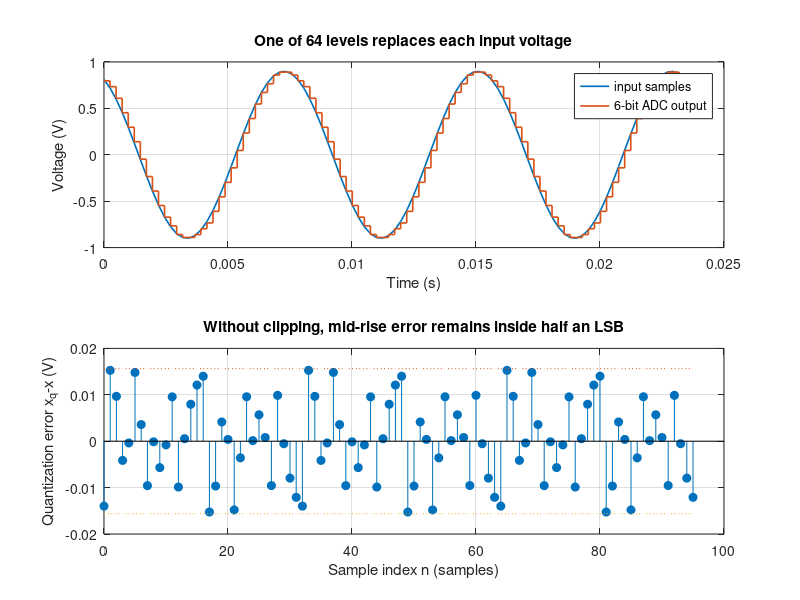
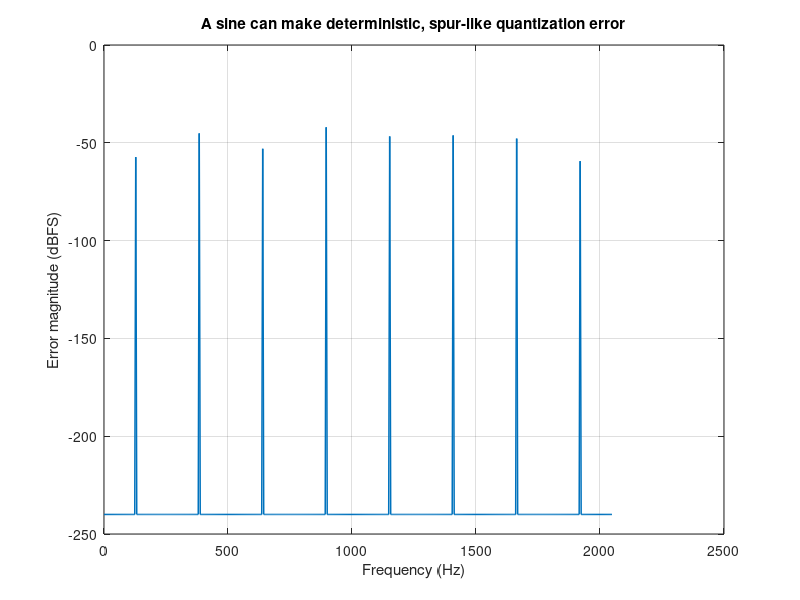
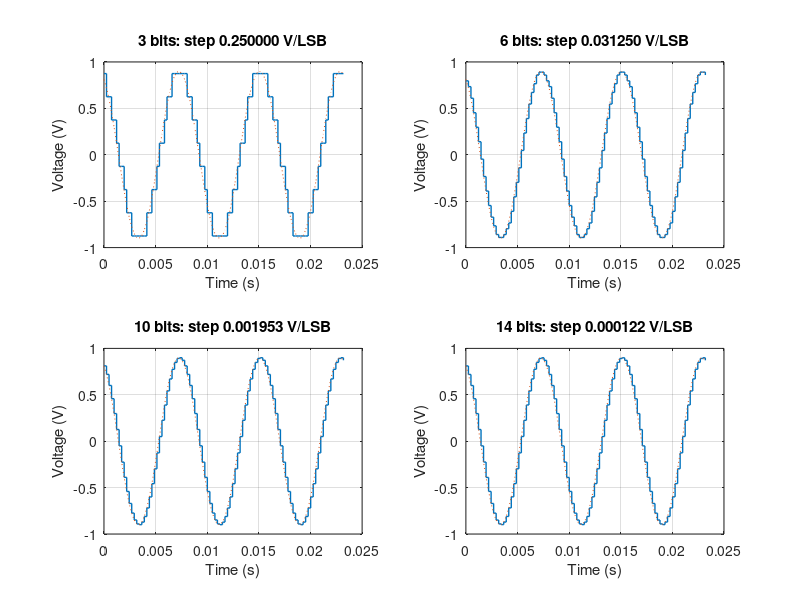
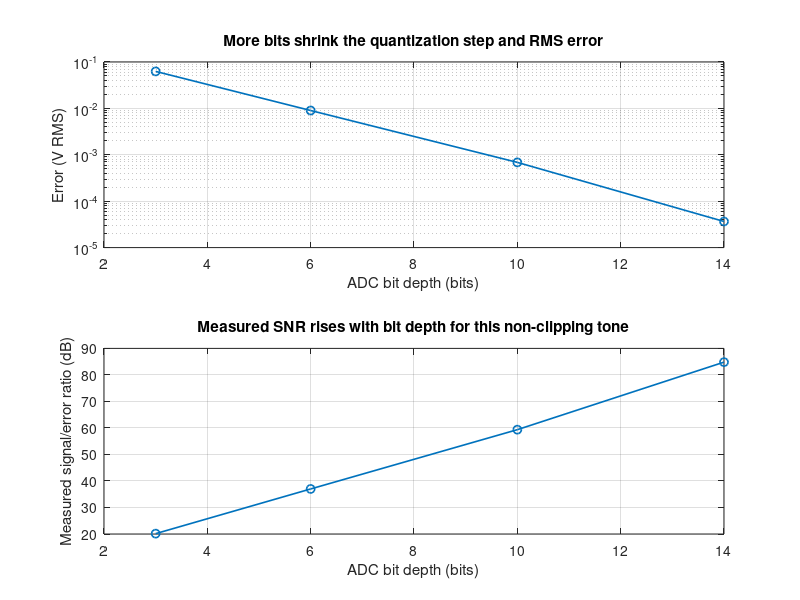

These figures' MATLAB source, in order:
%% P04 - Quantize a Signal and Hear/See the Error
% Guiding question:
% How do ADC bit depth and full-scale range change the measurement?
%
% Dependency contract: P03 and base MATLAB only. No toolbox is required.
clear;
close all;
clc;
random_seed = 404;
rng(random_seed, 'twister');

%% Baseline controls - change one of these at a time
A = 0.9;                         % sinusoid peak amplitude (V)
f0 = 128;                        % sinusoid frequency (Hz)
phi = pi/7;                      % sinusoid phase (rad)
fs = 4096;                       % sample rate (samples/s)
duration = 0.25;                 % record duration (s)
bits_baseline = 6;               % baseline ADC resolution (bits)
full_scale = 1.0;                % bipolar ADC input limit +/- full_scale (V)
max_samples = 16384;             % resource ceiling for any record
max_sweep_cases = 8;             % resource ceiling for an edited sweep
max_bits = 16;                   % resource ceiling for ADC code levels

% Fail before allocation if an edited control is malformed or ambiguous.
assert(isscalar(A) && isnumeric(A) && ~islogical(A) && ...
    isreal(A) && isfinite(A) && A > 0, ...
    'A must be one finite positive real amplitude in volts.');
assert(isscalar(f0) && isnumeric(f0) && ~islogical(f0) && ...
    isreal(f0) && isfinite(f0) && f0 > 0, ...
    'f0 must be one finite positive real frequency in hertz.');
assert(isscalar(phi) && isnumeric(phi) && ~islogical(phi) && ...
    isreal(phi) && isfinite(phi), ...
    'phi must be one finite real phase in radians.');
assert(isscalar(fs) && isnumeric(fs) && ~islogical(fs) && ...
    isreal(fs) && isfinite(fs) && fs > 2*f0, ...
    'fs must be finite, real, and greater than 2*f0.');
assert(isscalar(duration) && isnumeric(duration) && ~islogical(duration) && ...
    isreal(duration) && isfinite(duration) && duration > 0, ...
    'duration must be one finite positive real value in seconds.');
assert(isscalar(full_scale) && isnumeric(full_scale) && ...
    ~islogical(full_scale) && isreal(full_scale) && ...
    isfinite(full_scale) && full_scale > 0, ...
    'full_scale must be one finite positive real voltage.');
assert(A < full_scale, ...
    'The baseline requires A < full_scale so it demonstrates quantization without clipping.');
assert(isscalar(bits_baseline) && isnumeric(bits_baseline) && ...
    ~islogical(bits_baseline) && isreal(bits_baseline) && ...
    isfinite(bits_baseline) && bits_baseline == floor(bits_baseline) && ...
    bits_baseline >= 2 && bits_baseline <= max_bits, ...
    'bits_baseline must be an integer from 2 through max_bits.');

sample_count = round(duration*fs);
assert(sample_count >= 16 && ...
    abs(sample_count-duration*fs) < 10*eps(max(1, duration*fs)), ...
    'duration*fs must be an integer record of at least 16 samples.');
assert(sample_count <= max_samples, ...
    'A record is limited to 16384 samples; reduce fs or duration.');
assert(mod(sample_count, 2) == 0, ...
    'Use an even sample count so the one-sided spectrum includes Nyquist exactly.');
assert(abs(f0*duration-round(f0*duration)) < ...
    10*eps(max(1, f0*duration)), ...
    'Choose duration so the tone completes an integer number of cycles.');

n = 0:sample_count-1;
t = n/fs;
x = A*cos(2*pi*f0*t + phi);

%% Baseline - explicit bipolar mid-rise quantizer
% The ADC accepts inputs from -full_scale through +full_scale and has
% level_count = 2^bits_baseline reconstruction levels. Its step is
% delta = 2*full_scale/level_count. Each input is first limited, assigned a
% code by floor((x + full_scale)/delta), bounded to a valid code, and mapped
% to the center of that code bin. No helper or quantizer toolbox call is used.
level_count = 2^bits_baseline;
delta = 2*full_scale/level_count;
baseline_clipped = x < -full_scale | x > full_scale;
x_limited = min(max(x, -full_scale), full_scale);
code = floor((x_limited + full_scale)/delta);
code = min(max(code, 0), level_count-1);
x_quantized = -full_scale + (code+0.5)*delta;
quantization_error = x_quantized-x;
baseline_clip_count = sum(baseline_clipped);
signal_rms = sqrt(mean(x.^2));
error_rms = sqrt(mean(quantization_error.^2));
measured_snr_db = 20*log10(signal_rms/error_rms);
ideal_full_scale_sine_sqnr_db = 6.02*bits_baseline + 1.76;
baseline_error_bound = delta/2 + 16*eps(full_scale);
assert(baseline_clip_count == 0, ...
    'The baseline must not clip; restore A below full_scale.');
assert(max(abs(quantization_error)) <= baseline_error_bound, ...
    'A non-clipping mid-rise quantizer must stay within half an LSB.');

view_sample_count = min(96, sample_count);
view = 1:view_sample_count;
figure('Name', 'P04 baseline: samples become voltage bins');
subplot(2,1,1);
plot(t(view), x(view), 'LineWidth', 1.2, ...
    'DisplayName', 'input samples');
hold on;
stairs(t(view), x_quantized(view), 'LineWidth', 1.2, ...
    'DisplayName', sprintf('%d-bit ADC output', bits_baseline));
grid on;
xlabel('Time (s)');
ylabel('Voltage (V)');
title(sprintf('One of %d levels replaces each input voltage', level_count));
legend('Location', 'best');

subplot(2,1,2);
stem(n(view), quantization_error(view), 'filled');
hold on;
plot(n(view), (delta/2)*ones(size(view)), ':', ...
    'DisplayName', '+0.5 LSB');
plot(n(view), -(delta/2)*ones(size(view)), ':', ...
    'DisplayName', '-0.5 LSB');
grid on;
xlabel('Sample index n (samples)');
ylabel('Quantization error x_q-x (V)');
title('Without clipping, mid-rise error remains inside half an LSB');

% The DFT operation is E[k] = sum_n e[n]*exp(-j*2*pi*k*n/N).
% Base MATLAB fft evaluates that sum efficiently. The one-sided magnitude is
% normalized by sample_count and referenced to full_scale in dBFS.
error_fft = fft(quantization_error);
one_sided_bins = 0:sample_count/2;
frequency_hz = one_sided_bins*fs/sample_count;
error_magnitude = abs(error_fft(1:sample_count/2+1))/sample_count;
error_magnitude(2:end-1) = 2*error_magnitude(2:end-1);
spectrum_floor = 1e-12;
error_dbfs = 20*log10(max(error_magnitude/full_scale, spectrum_floor));

figure('Name', 'P04 baseline: deterministic error spectrum');
plot(frequency_hz, error_dbfs, 'LineWidth', 1.1);
grid on;
xlabel('Frequency (Hz)');
ylabel('Error magnitude (dBFS)');
title('A sine can make deterministic, spur-like quantization error');

fprintf('P04 baseline metrics\n');
fprintf('  random seed                    = %d\n', random_seed);
fprintf('  tone/sample rate               = %.1f Hz / %.1f samples/s\n', f0, fs);
fprintf('  ADC range                      = %.3f to +%.3f V\n', -full_scale, full_scale);
fprintf('  bit depth and levels           = %d bits, %d levels\n', ...
    bits_baseline, level_count);
fprintf('  quantization step              = %.9f V/LSB\n', delta);
fprintf('  clipped samples                = %d samples\n', baseline_clip_count);
fprintf('  RMS quantization error         = %.9f V RMS\n', error_rms);
fprintf('  measured signal/error ratio    = %.3f dB\n', measured_snr_db);
fprintf('  ideal full-scale sine SQNR     = %.3f dB (reference only)\n', ...
    ideal_full_scale_sine_sqnr_db);

%% Parameter sweep 1 - change only ADC bit depth
bit_depths = [3 6 10 14];
assert(isvector(bit_depths) && isnumeric(bit_depths) && ...
    ~islogical(bit_depths) && isreal(bit_depths) && ...
    all(isfinite(bit_depths)) && all(bit_depths == floor(bit_depths)) && ...
    all(bit_depths >= 2) && all(bit_depths <= max_bits), ...
    'bit_depths must contain integer bit depths from 2 through max_bits.');
assert(isequal(bit_depths, [3 6 10 14]), ...
    'Keep the canonical comparison at 3, 6, 10, and 14 bits.');
assert(numel(bit_depths) <= max_sweep_cases, ...
    'The bit-depth sweep is limited to eight cases.');

bit_steps_v = zeros(size(bit_depths));
bit_error_rms_v = zeros(size(bit_depths));
bit_snr_db = zeros(size(bit_depths));
figure('Name', 'P04 sweep 1: bit depth');
for bit_index = 1:numel(bit_depths)
    bits_case = bit_depths(bit_index);
    levels_case = 2^bits_case;
    delta_case = 2*full_scale/levels_case;
    code_case = floor((x + full_scale)/delta_case);
    code_case = min(max(code_case, 0), levels_case-1);
    xq_case = -full_scale + (code_case+0.5)*delta_case;
    error_case = xq_case-x;
    bit_steps_v(bit_index) = delta_case;
    bit_error_rms_v(bit_index) = sqrt(mean(error_case.^2));
    bit_snr_db(bit_index) = 20*log10(signal_rms/bit_error_rms_v(bit_index));
    assert(max(abs(error_case)) <= delta_case/2 + 16*eps(full_scale), ...
        'Every non-clipping bit-depth case must remain inside half an LSB.');

    subplot(2,2,bit_index);
    stairs(t(view), xq_case(view), 'LineWidth', 1.0);
    hold on;
    plot(t(view), x(view), ':');
    grid on;
    xlabel('Time (s)');
    ylabel('Voltage (V)');
    title(sprintf('%d bits: step %.6f V/LSB', bits_case, delta_case));

    fprintf(['P04 bit sweep: bits = %d, levels = %d, step = %.9f V/LSB, ' ...
        'error RMS = %.9f V, SNR = %.3f dB\n'], ...
        bits_case, levels_case, delta_case, ...
        bit_error_rms_v(bit_index), bit_snr_db(bit_index));
end
assert(all(diff(bit_steps_v) < 0), ...
    'Increasing bit depth must reduce the voltage step.');
assert(all(diff(bit_error_rms_v) < 0), ...
    'The committed coherent tone must show lower RMS error at every higher bit depth.');

figure('Name', 'P04 sweep 1 metrics: resolution buys smaller error');
subplot(2,1,1);
semilogy(bit_depths, bit_error_rms_v, 'o-', 'LineWidth', 1.2);
grid on;
xlabel('ADC bit depth (bits)');
ylabel('Error (V RMS)');
title('More bits shrink the quantization step and RMS error');
subplot(2,1,2);
plot(bit_depths, bit_snr_db, 'o-', 'LineWidth', 1.2);
grid on;
xlabel('ADC bit depth (bits)');
ylabel('Measured signal/error ratio (dB)');
title('Measured SNR rises with bit depth for this non-clipping tone');

%% Parameter sweep 2 - change only the ADC full-scale range
% Keep the baseline samples x unchanged. Choose ADC limits that make the
% same A-volt peak use 90, 25, and 10 percent of the available range.
utilization_fractions = [0.90 0.25 0.10]; % A / ADC full-scale limit
full_scale_settings = A./utilization_fractions;
utilization_bits = 8;
assert(isvector(utilization_fractions) && ...
    isnumeric(utilization_fractions) && ~islogical(utilization_fractions) && ...
    isreal(utilization_fractions) && all(isfinite(utilization_fractions)) && ...
    all(utilization_fractions > 0) && all(utilization_fractions < 1), ...
    'utilization_fractions must contain finite real fractions between zero and one.');
assert(numel(utilization_fractions) >= 2 && ...
    numel(utilization_fractions) <= max_sweep_cases, ...
    'The utilization sweep requires from two through eight cases.');
assert(any(abs(utilization_fractions-0.90) < 10*eps(1)) && ...
    any(abs(utilization_fractions-0.10) < 10*eps(1)), ...
    'Compare a signal using 90 percent and 10 percent of full scale.');
assert(all(isfinite(full_scale_settings)) && ...
    all(full_scale_settings > A) && all(diff(full_scale_settings) > 0), ...
    'The committed ADC ranges must widen while the same input stays in range.');
assert(isscalar(utilization_bits) && isnumeric(utilization_bits) && ...
    ~islogical(utilization_bits) && isreal(utilization_bits) && ...
    isfinite(utilization_bits) && ...
    utilization_bits == floor(utilization_bits) && ...
    utilization_bits >= 2 && utilization_bits <= max_bits, ...
    'utilization_bits must be an integer from 2 through max_bits.');

utilization_levels = 2^utilization_bits;
utilization_steps_v = zeros(size(utilization_fractions));
utilization_error_rms_v = zeros(size(utilization_fractions));
utilization_snr_db = zeros(size(utilization_fractions));
utilization_clip_count = zeros(size(utilization_fractions));
figure('Name', 'P04 sweep 2: ADC full-scale range');
for utilization_index = 1:numel(utilization_fractions)
    utilization_case = utilization_fractions(utilization_index);
    full_scale_case = full_scale_settings(utilization_index);
    delta_case = 2*full_scale_case/utilization_levels;
    clipped_case = x < -full_scale_case | x > full_scale_case;
    limited_case = min(max(x, -full_scale_case), full_scale_case);
    code_case = floor((limited_case + full_scale_case)/delta_case);
    code_case = min(max(code_case, 0), utilization_levels-1);
    xq_case = -full_scale_case + (code_case+0.5)*delta_case;
    error_case = xq_case-x;
    utilization_steps_v(utilization_index) = delta_case;
    utilization_error_rms_v(utilization_index) = sqrt(mean(error_case.^2));
    utilization_snr_db(utilization_index) = ...
        20*log10(signal_rms/utilization_error_rms_v(utilization_index));
    utilization_clip_count(utilization_index) = sum(clipped_case);
    assert(utilization_clip_count(utilization_index) == 0, ...
        'A utilization case below full scale must not clip.');

    subplot(numel(utilization_fractions),1,utilization_index);
    plot(t(view), x(view), 'LineWidth', 1.1, ...
        'DisplayName', 'input');
    hold on;
    stairs(t(view), xq_case(view), 'LineWidth', 1.0, ...
        'DisplayName', '8-bit output');
    grid on;
    xlabel('Time (s)');
    ylabel('Voltage (V)');
    title(sprintf('Same %.3f V peak uses %.0f%% of +/-%0.3f V ADC', ...
        A, 100*utilization_case, full_scale_case));
    legend('Location', 'best');

    fprintf(['P04 full-scale sweep: use = %.0f percent, ADC limit = +/-%0.3f V, ' ...
        'step = %.9f V/LSB, error RMS = %.9f V, SNR = %.3f dB, clips = %d\n'], ...
        100*utilization_case, full_scale_case, delta_case, ...
        utilization_error_rms_v(utilization_index), ...
        utilization_snr_db(utilization_index), ...
        utilization_clip_count(utilization_index));
end
assert(all(diff(utilization_steps_v) > 0), ...
    'Widening the ADC range at fixed bit depth must increase the voltage step.');
utilization_snr_loss_db = utilization_snr_db(1)-utilization_snr_db(end);
expected_utilization_loss_db = ...
    20*log10(utilization_fractions(1)/utilization_fractions(end));
assert(utilization_snr_loss_db > 15, ...
    'The 10-percent case must visibly waste effective signal-to-error ratio.');

figure('Name', 'P04 sweep 2 metrics: unused range wastes effective bits');
semilogx(100*utilization_fractions, utilization_snr_db, 'o-', ...
    'LineWidth', 1.2);
grid on;
xlabel('Input peak / ADC full scale (%)');
ylabel('Measured signal/error ratio (dB)');
title(sprintf('Widening the range from 90%% to 10%% use costs %.1f dB here', ...
    utilization_snr_loss_db));

fprintf('  expected utilization-ratio loss = %.3f dB\n', ...
    expected_utilization_loss_db);
fprintf('  measured utilization loss      = %.3f dB\n', ...
    utilization_snr_loss_db);

%% Optional dither - add seeded TPDF dither before quantization
% The difference of two independent uniform variables is triangular. Its
% peak magnitude is one LSB. Dither trades a higher broadband floor for less
% signal-correlated, spur-like error; it is not an automatic SNR improvement.
dither = delta*(rand(size(x))-rand(size(x)));
x_with_dither = x+dither;
dither_clipped = x_with_dither < -full_scale | x_with_dither > full_scale;
x_dither_limited = min(max(x_with_dither, -full_scale), full_scale);
dither_code = floor((x_dither_limited + full_scale)/delta);
dither_code = min(max(dither_code, 0), level_count-1);
x_quantized_dither = -full_scale + (dither_code+0.5)*delta;
dither_total_error = x_quantized_dither-x;
dither_error_rms = sqrt(mean(dither_total_error.^2));
assert(sum(dither_clipped) == 0, ...
    'The committed dither case must not overload the ADC.');

baseline_error_centered = quantization_error-mean(quantization_error);
dither_error_centered = dither_total_error-mean(dither_total_error);
x_centered = x-mean(x);
baseline_error_correlation = sum(x_centered.*baseline_error_centered) / ...
    sqrt(sum(x_centered.^2)*sum(baseline_error_centered.^2));
dither_error_correlation = sum(x_centered.*dither_error_centered) / ...
    sqrt(sum(x_centered.^2)*sum(dither_error_centered.^2));

dither_error_fft = fft(dither_total_error);
dither_error_magnitude = ...
    abs(dither_error_fft(1:sample_count/2+1))/sample_count;
dither_error_magnitude(2:end-1) = ...
    2*dither_error_magnitude(2:end-1);
dither_error_dbfs = ...
    20*log10(max(dither_error_magnitude/full_scale, spectrum_floor));

figure('Name', 'P04 dither: trade tones for a broader noise floor');
subplot(2,1,1);
plot(n(view), quantization_error(view), 'DisplayName', 'without dither');
hold on;
plot(n(view), dither_total_error(view), ...
    'DisplayName', 'with seeded triangular dither');
grid on;
xlabel('Sample index n (samples)');
ylabel('Total measurement error (V)');
title('Dither changes the repeatable error pattern');
legend('Location', 'best');

subplot(2,1,2);
plot(frequency_hz, error_dbfs, 'DisplayName', 'without dither');
hold on;
plot(frequency_hz, dither_error_dbfs, ...
    'DisplayName', 'with triangular dither');
grid on;
xlabel('Frequency (Hz)');
ylabel('Error magnitude (dBFS)');
title('Dither spreads error energy instead of promising lower RMS error');
legend('Location', 'best');

fprintf('P04 dither metrics\n');
fprintf('  dither support                 = -%.9f to +%.9f V\n', delta, delta);
fprintf('  no-dither error RMS            = %.9f V\n', error_rms);
fprintf('  dithered total-error RMS       = %.9f V\n', dither_error_rms);
fprintf('  no-dither signal/error corr.   = %.6f\n', ...
    baseline_error_correlation);
fprintf('  dithered signal/error corr.    = %.6f\n', ...
    dither_error_correlation);

%% Deliberately broken case - choose too little range and clip
overload_amplitude = 1.35;       % V peak, deliberately above +/-1 V range
overload_bits = 8;
assert(isscalar(overload_amplitude) && isnumeric(overload_amplitude) && ...
    ~islogical(overload_amplitude) && isreal(overload_amplitude) && ...
    isfinite(overload_amplitude) && overload_amplitude > full_scale, ...
    'The broken case requires overload_amplitude greater than full_scale.');
assert(isscalar(overload_bits) && isnumeric(overload_bits) && ...
    ~islogical(overload_bits) && isreal(overload_bits) && ...
    isfinite(overload_bits) && overload_bits == floor(overload_bits) && ...
    overload_bits >= 2 && overload_bits <= max_bits, ...
    'overload_bits must be an integer from 2 through max_bits.');

x_overload = overload_amplitude*cos(2*pi*f0*t + phi);
overload_clipped = x_overload < -full_scale | x_overload > full_scale;
x_overload_limited = min(max(x_overload, -full_scale), full_scale);
overload_levels = 2^overload_bits;
overload_delta = 2*full_scale/overload_levels;
overload_code = floor((x_overload_limited + full_scale)/overload_delta);
overload_code = min(max(overload_code, 0), overload_levels-1);
x_overload_quantized = -full_scale + ...
    (overload_code+0.5)*overload_delta;
overload_error = x_overload_quantized-x_overload;
overload_clip_count = sum(overload_clipped);
overload_error_rms = sqrt(mean(overload_error.^2));
overload_peak_error = max(abs(overload_error));
assert(overload_clip_count > 0, ...
    'The deliberately broken case must contain clipped samples.');
assert(overload_error_rms > max(utilization_error_rms_v), ...
    'Clipping must be worse than every non-clipping utilization case.');

figure('Name', 'P04 broken case: clipping is not quantization noise');
subplot(2,1,1);
plot(t(view), x_overload(view), 'LineWidth', 1.1, ...
    'DisplayName', 'over-range input');
hold on;
stairs(t(view), x_overload_quantized(view), 'LineWidth', 1.2, ...
    'DisplayName', 'saturated ADC output');
plot(t(view), full_scale*ones(size(view)), ':', ...
    'DisplayName', '+full-scale input limit');
plot(t(view), -full_scale*ones(size(view)), ':', ...
    'DisplayName', '-full-scale input limit');
grid on;
xlabel('Time (s)');
ylabel('Voltage (V)');
title('Broken range choice flattens peaks and discards their height');
legend('Location', 'best');

subplot(2,1,2);
stem(n(view), overload_error(view), 'filled');
grid on;
xlabel('Sample index n (samples)');
ylabel('Clipping error x_q-x (V)');
title('Clipping error exceeds the half-LSB quantization bound');

fprintf('P04 broken-case metrics\n');
fprintf('  input peak / ADC limit         = %.3f V / %.3f V\n', ...
    overload_amplitude, full_scale);
fprintf('  clipped samples                = %d of %d samples\n', ...
    overload_clip_count, sample_count);
fprintf('  clipping-case error RMS        = %.9f V\n', overload_error_rms);
fprintf('  clipping-case peak error       = %.9f V\n', overload_peak_error);

%% Optional listening vectors - playback is intentionally not automatic
audio_gap_sample_count = round(0.10*fs);
assert(audio_gap_sample_count >= 0 && ...
    audio_gap_sample_count <= max_samples, ...
    'The optional audio gap is limited to max_samples; reduce fs.');
audio_preview_sample_count = 3*sample_count + 2*audio_gap_sample_count;
audio_error_preview_sample_count = 2*sample_count + audio_gap_sample_count;
assert(audio_preview_sample_count <= 5*max_samples, ...
    'The optional audio preview is limited to five maximum-size records.');
assert(audio_error_preview_sample_count <= 3*max_samples, ...
    'The optional error preview is limited to three maximum-size records.');
% Allocate only after every derived size has passed its resource ceiling.
audio_gap = zeros(1, audio_gap_sample_count);
audio_preview = [x, audio_gap, x_quantized, audio_gap, x_overload_quantized];
audio_error_gain = 8;
audio_error_preview = audio_error_gain*[quantization_error, audio_gap, ...
    dither_total_error];
assert(numel(audio_preview) == audio_preview_sample_count, ...
    'The allocated audio preview must match its preflight size.');
assert(numel(audio_error_preview) == audio_error_preview_sample_count, ...
    'The allocated error preview must match its preflight size.');
% To listen deliberately after inspecting levels, a learner may run:
% soundsc(audio_preview, fs) or soundsc(audio_error_preview, fs)
% Those commands are not executed here, so no audio device is required.

%% Completion summary
fprintf(['P04 complete: more bits shrink each voltage step; poor range use ' ...
    'wastes effective resolution; dither changes error structure; and ' ...
    'overload clipping discards amplitude information.\n']);
